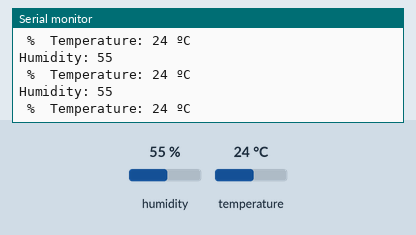
Recording of a sketch running on a simulated Arduino Uno, built with avr-gcc and run on an emulated ATmega328P. On the bench: the last lines printed to the serial monitor. The test bench sets the inputs (shaded band); at power-on: humidity 55 %, temperature 24 °C.

Above: at 3.8 s.
3.9 s: humidity set to 22 %
At 5.9 s:
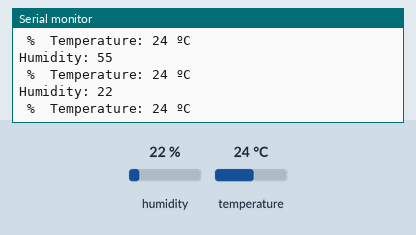
10.1 s: temperature set to 12 °C
At 12.8 s:
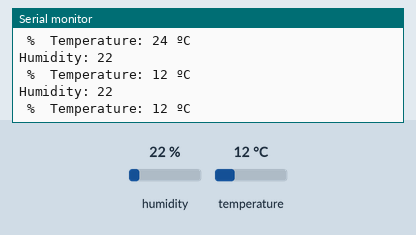
13.0 s: humidity set to 40 %
At 13.7 s:
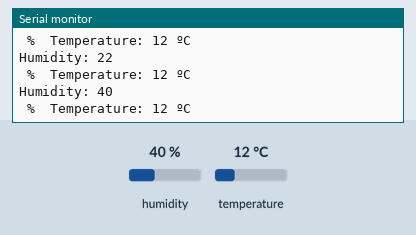
Timing chart, 0 to 16.0 s (numbered marks = the images above; inputs shaded):
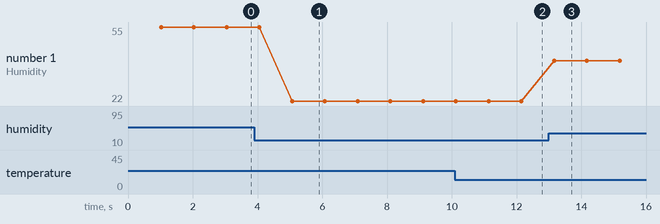

The sketch:

Tem_Hum.ino
```cpp
#include "DHT.h"
#define DHTPIN 2
#define DHTTYPE DHT11
DHT dht(DHTPIN, DHTTYPE);

void setup() {
  Serial.begin(9600);
  dht.begin();
}
void loop() {
  delay(1000);
  int h = dht.readHumidity();
  int t = dht.readTemperature();
  Serial.print("Humidity: ");
  Serial.println(h);
  Serial.print(" %\t");
  Serial.print("Temperature: ");
  Serial.print(t);
  Serial.println(" ºC");
}
```

Measured:
- after the input at 3.9 s, the serial monitor: prints a new line after 1.2 s (image 1)
- after the input at 10.1 s, the serial monitor: prints a new line after 1.1 s (image 2)
- after the input at 13.0 s, the serial monitor: prints a new line after 0.17 s (image 3)
- plotted number 1: 55 → 22 after the input at 3.9 s, 22 → 40 after the input at 13.0 s
